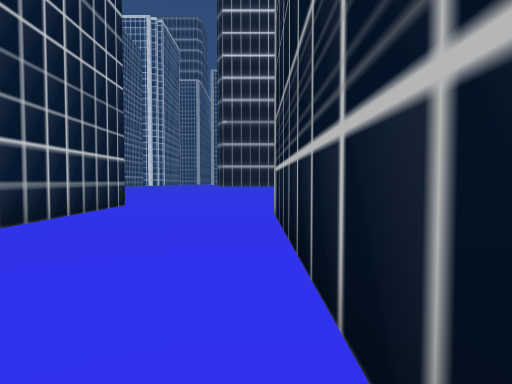
[1] (above)

24 first-person views from a walk through a scene from a Unity 3-D project. The camera is 1.4 m above the floor, tilts 2° down and sees 80° across. The floor is counted in squares, 2 m on a side. Each view is taken from the middle of a square. On the plan, view 1 faces up. The plan holds only what a view shows up to about 10 squares ahead; the rest is blank. The place goes on beyond the plan. The player is left out. Some surface patterns are stand-ins.

[2]
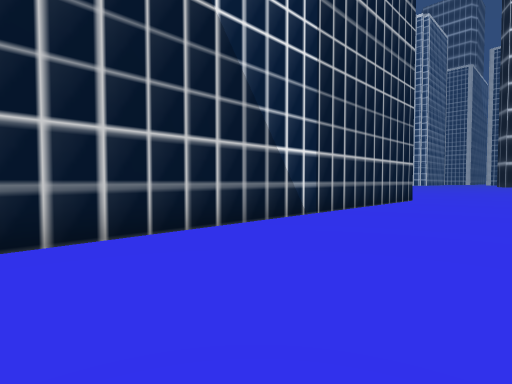

[3]
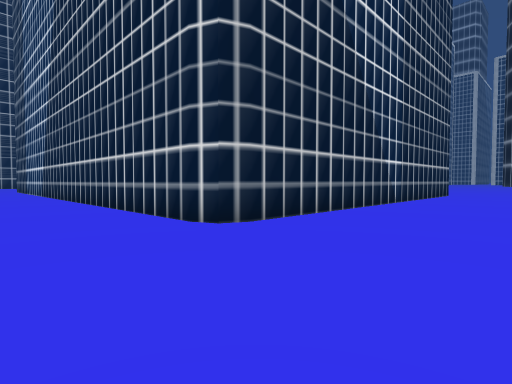

[4]
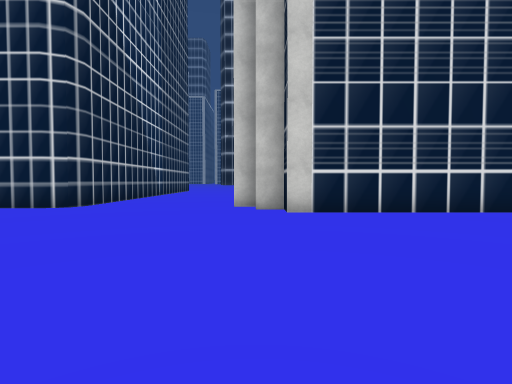

[5]
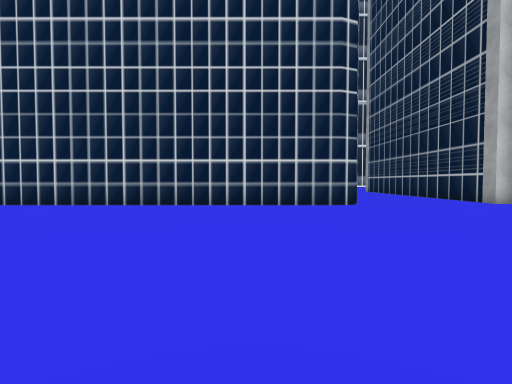

[6]
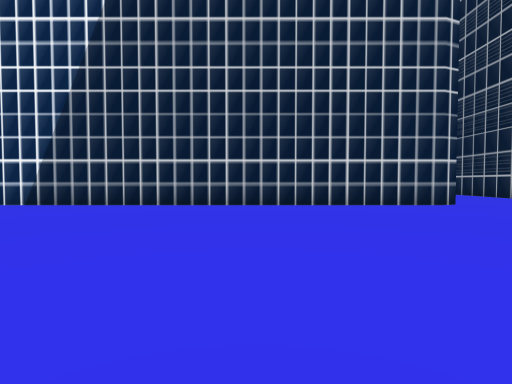

[7]
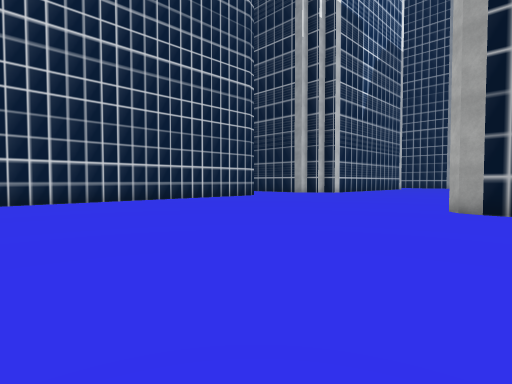

[8]
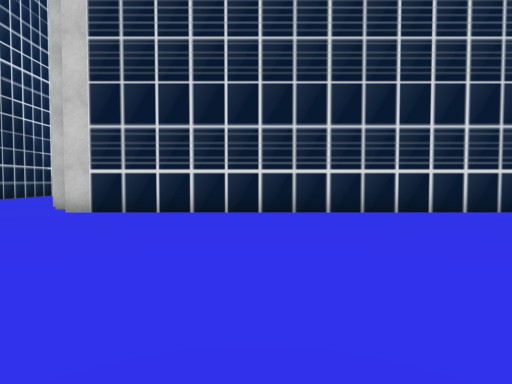

[9]
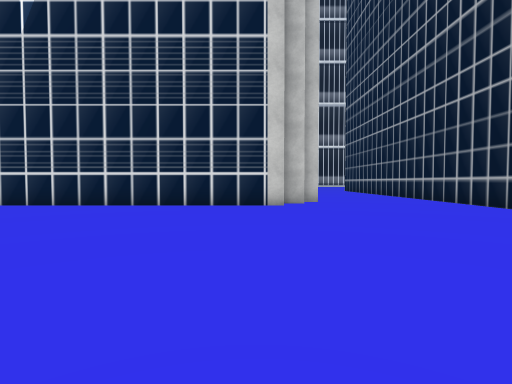

[10]
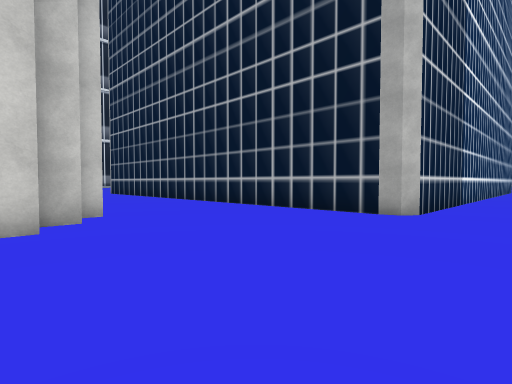

[11]
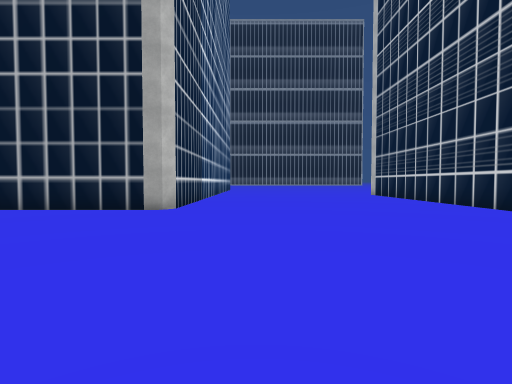

[12]
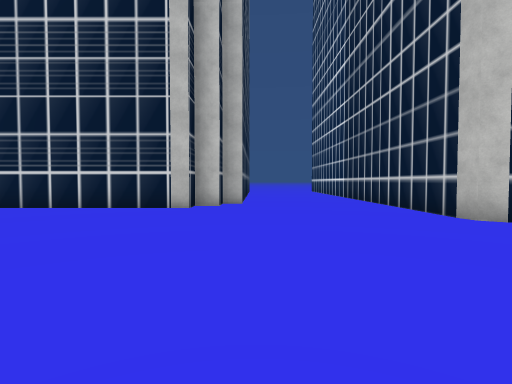

[13]
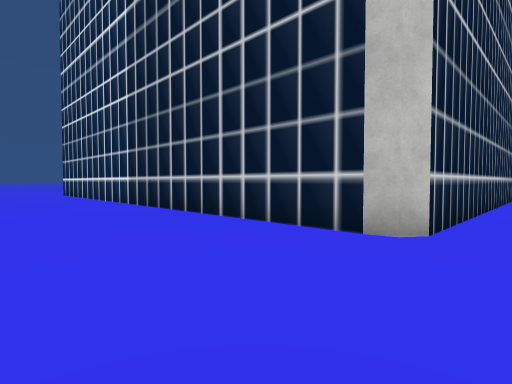

[14]
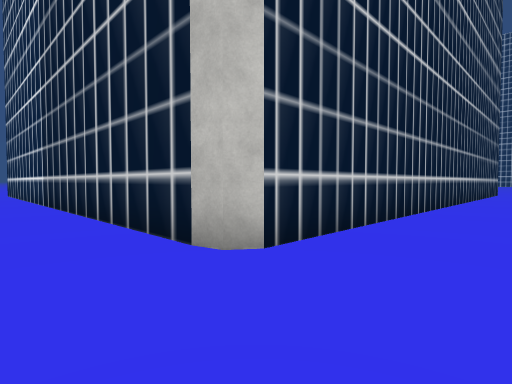

[15]
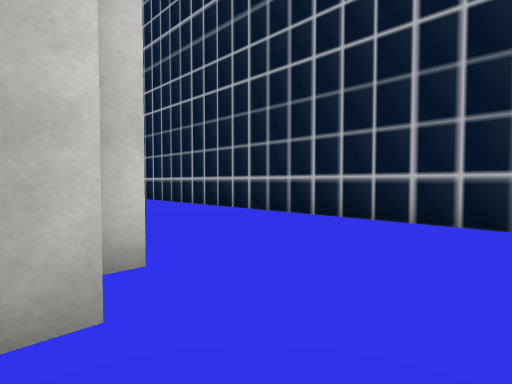

[16]
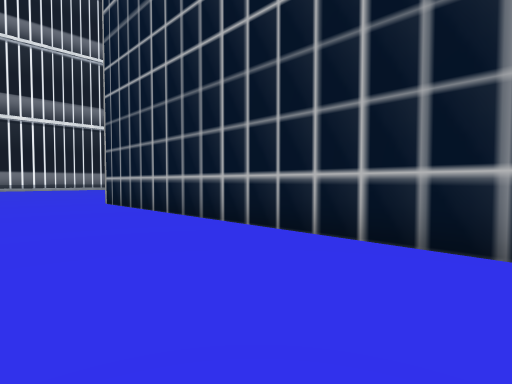

[17]
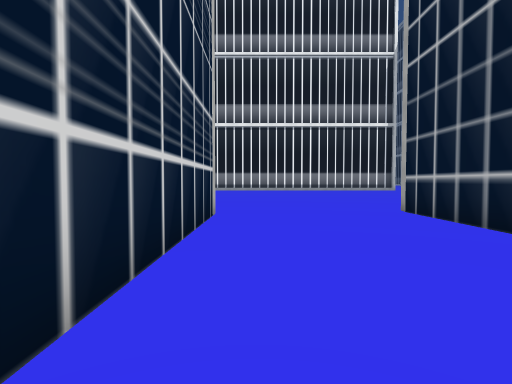

[18]
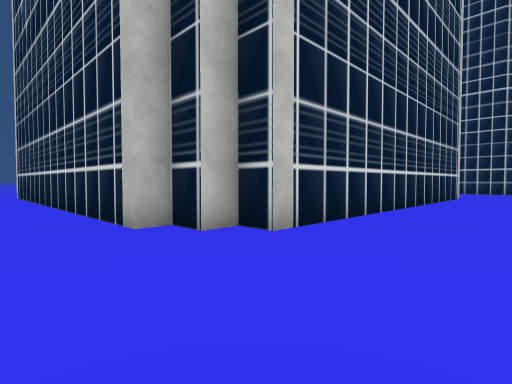

[19]
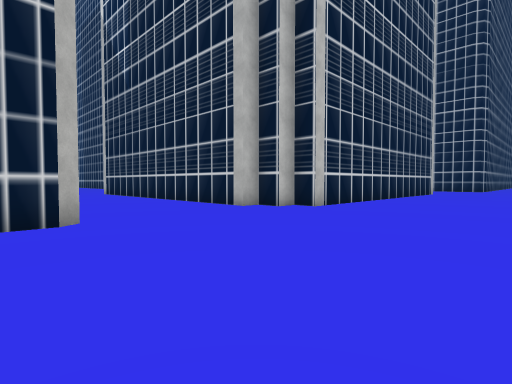

[20]
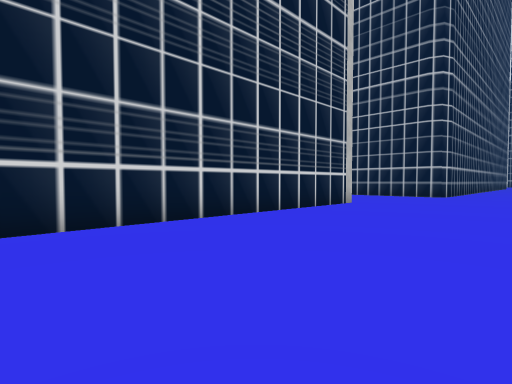

[21]
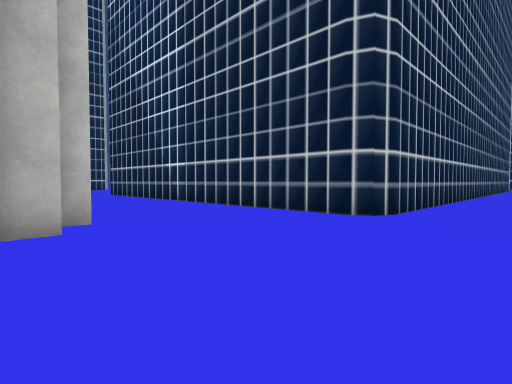

[22]
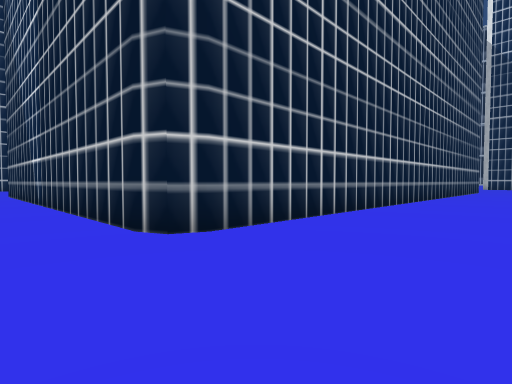

[23]
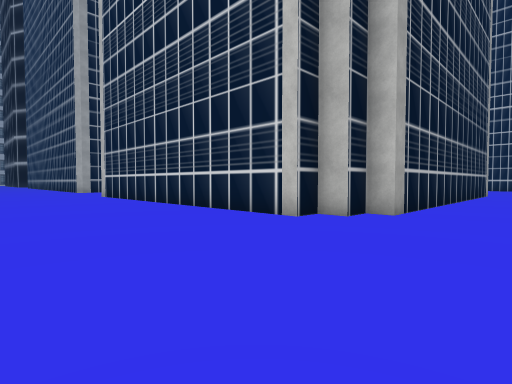

[24]
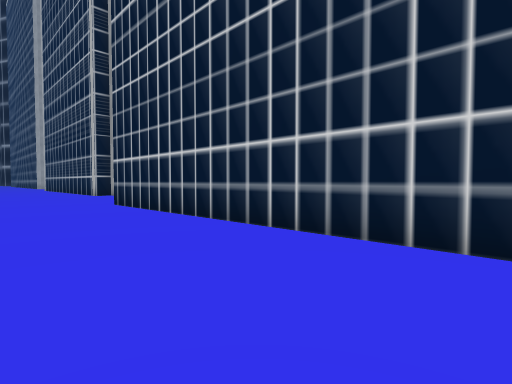

### Floor plan
Points are (right, up) in squares from view 1. A wall is a line through its corners. A room is listed if a view was taken in it or the views show most of it. See-through windows are left out.
Room 1 (views 1, 2, 3, 4, 5, 6, 7, 8, 9, 10, 11, 12, 13, 14, 15, 16, 17, 18, 19, 20, 21, 22, 23, 24)
walls: (1, -4.6) (0.4, -4.6) (0.4, -4); (0, -14.2) (10, -14.2) (10.2, -15); (0.4, 0.4) (0.4, 6.6) (1, 6.6) (1, 7.4) (1.7, 7.4) (1.7, 8.1) (12.8, 8.1) (12.8, 7.4) (13.5, 7.4) (13.5, 6.6) (14.1, 6.6) (14.1, -1.2); (9.7, -14.1) (10.1, -14.4); (12.9, -6.1) (1.7, -6.1) (1.7, -5.4) (1, -5.4); (10.1, -14.8) (10.1, -22.5); (13.6, -5.4) (12.9, -5.4); (14.1, -4.6) (13.6, -4.6); (-7.3, -14.9) (-7.1, -14.4) (-6.8, -14.1); (-7.2, -15.4) (-7.2, -14.9); (18.4, -8.4) (18.4, 7) (18.5, 7.4) (18.8, 7.6) (19.6, 7.6); (18.9, -9) (18.4, -8.7); (14.4, -18.5) (15, -18.5) (15, -17.7) (15.7, -17.7) (15.7, -17) (21, -17); (21.5, -8.9) (18.6, -8.9) (18.4, -8.2); (-13.8, 9.5) (-4.5, 9.5) (-4, 9.3) (-3.8, 8.8) (-3.8, -4.3) (-4, -4.9) (-4.5, -5.1) (-15.5, -5.1)

Where each view was taken, in squares from view 1:
view 1: 0 up, 0 right, facing up
view 2: 3 down, 0 right, facing up-left
view 3: 8 down, 0 right, facing up-left
view 4: 13 down, 1 right, facing up
view 5: 14 down, 7 left, facing up
view 6: 14 down, 10 left, facing up
view 7: 16 down, 15 left, facing up-right
view 8: 13 down, 6 right, facing up
view 9: 15 down, 12 right, facing up
view 10: 11 down, 12 right, facing up-right
view 11: 11 down, 11 right, facing right
view 12: 9 down, 14 right, facing down
view 13: 13 down, 14 right, facing down-left
view 14: 12 down, 12 right, facing down-left
view 15: 7 down, 13 right, facing up-right
view 16: 3 down, 15 right, facing up-right
view 17: 0 up, 15 right, facing up
view 18: 11 up, 16 right, facing down-left
view 19: 13 up, 20 right, facing down-left
view 20: 13 up, 11 right, facing down-left
view 21: 12 up, 2 right, facing down-left
view 22: 13 up, 2 left, facing down-left
view 23: 13 up, 2 left, facing down-right
view 24: 13 up, 14 left, facing down-right
